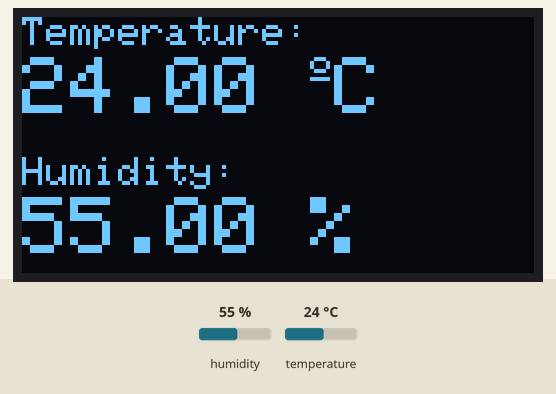
Simulated run of this sketch. Board: ESP8266 (NodeMCU). On the bench: 128×64 one-colour display. The inputs (shaded band) are chosen by the test bench; at power-on: humidity 55 %, temperature 24 °C.

Above: at 5.1 s.
5.2 s: humidity set to 22 %
At 16.7 s:
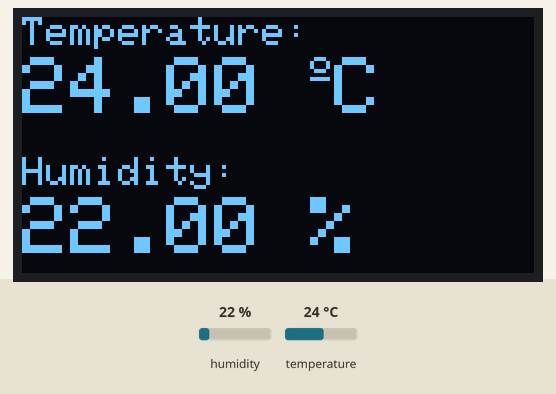
17.0 s: temperature set to 12 °C
At 27.5 s:
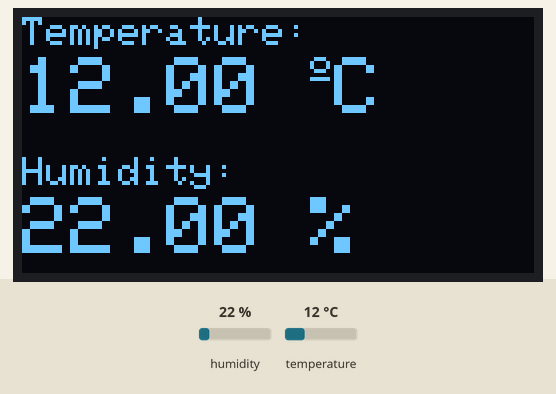
28.1 s: humidity set to 40 %
At 38.2 s:
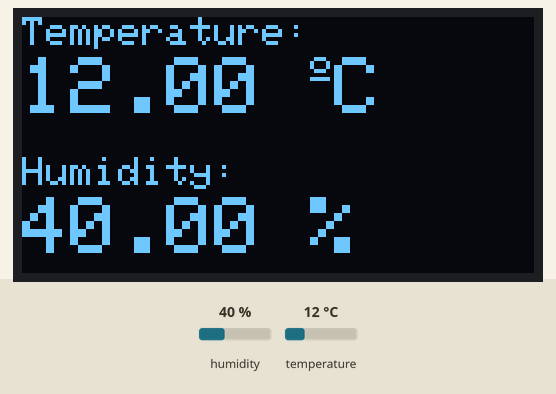
39.1 s: temperature set to 19 °C
At 50.1 s:
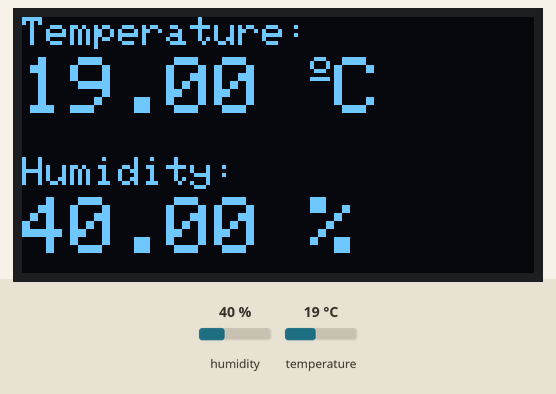
Timing chart, 0 to 51.1 s (numbered marks = the images above; inputs shaded):
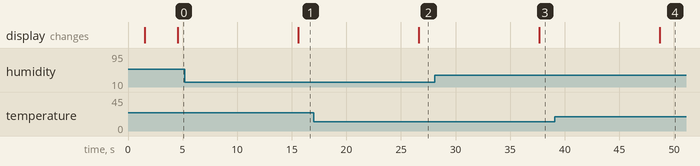

Measured:
- after the input at 5.2 s, the display: changes after 10.4 s (image 1)
- after the input at 17.0 s, the display: changes after 9.6 s (image 2)
- after the input at 28.1 s, the display: changes after 9.6 s (image 3)
- after the input at 39.1 s, the display: changes after 9.6 s (image 4)

The sketch:

ESP8266-DHT22-Cayenne-Oled.ino
```cpp
#define CAYENNE_DEBUG
#define CAYENNE_PRINT Serial
#include <CayenneMQTTESP8266.h>
#include "DHT.h"
#include <Wire.h>
#include <Adafruit_Sensor.h>
#include <Adafruit_GFX.h>
#include <Adafruit_SSD1306.h>

#define DHTPIN 14 // DHT22 Datapin to D5-GPIO14

// Uncomment the type of sensor in use:
//#define DHTTYPE DHT11 // DHT 11
//#define DHTTYPE DHT21 // DHT 21 (AM2301)
#define DHTTYPE DHT22

#define SCREEN_WIDTH 128 // OLED display width, in pixels
#define SCREEN_HEIGHT 64 // OLED display height, in pixels
// Declaration for an SSD1306 display connected to I2C (SDA, SCL pins)
Adafruit_SSD1306 display(SCREEN_WIDTH, SCREEN_HEIGHT, &Wire, -1);

// WiFi network info.
char ssid[] = "yourssid";
char wifiPassword[] = "yourwifipassword";

// Cayenne authentication info. This should be obtained from the Cayenne Dashboard.
char username[] = "";
char password[] = "";
char clientID[] = "";

unsigned long lastMillis = 0;


DHT dht(DHTPIN, DHTTYPE);

void setup() {
  Serial.begin(9600);
  Cayenne.begin(username, password, clientID, ssid, wifiPassword);
  dht.begin();
  if(!display.begin(SSD1306_SWITCHCAPVCC, 0x3C)) {
    Serial.println(F("SSD1306 allocation failed"));
    for(;;);
  }
  delay(2000);
  display.clearDisplay();
  display.setTextColor(WHITE);
}


void loop() {
  Cayenne.loop();

  sensors_event_t event;

    float humidity = dht.readHumidity();

    float temp = dht.readTemperature();


    Cayenne.virtualWrite(1, temp, TYPE_TEMPERATURE, UNIT_CELSIUS);

    Cayenne.virtualWrite(2, humidity, TYPE_RELATIVE_HUMIDITY, UNIT_PERCENT);

     // clear display
  display.clearDisplay();

  // display temperature
  display.setTextSize(1);
  display.setCursor(0,0);
  display.print("Temperature: ");
  display.setTextSize(2);
  display.setCursor(0,10);
  display.print(temp);
  display.print(" ");
  display.setTextSize(1);
  display.cp437(true);
  display.write(167);
  display.setTextSize(2);
  display.print("C");

  // display humidity
  display.setTextSize(1);
  display.setCursor(0, 35);
  display.print("Humidity: ");
  display.setTextSize(2);
  display.setCursor(0, 45);
  display.print(humidity);
  display.print(" %");

  display.display();
  delay(10000);
  }
```
